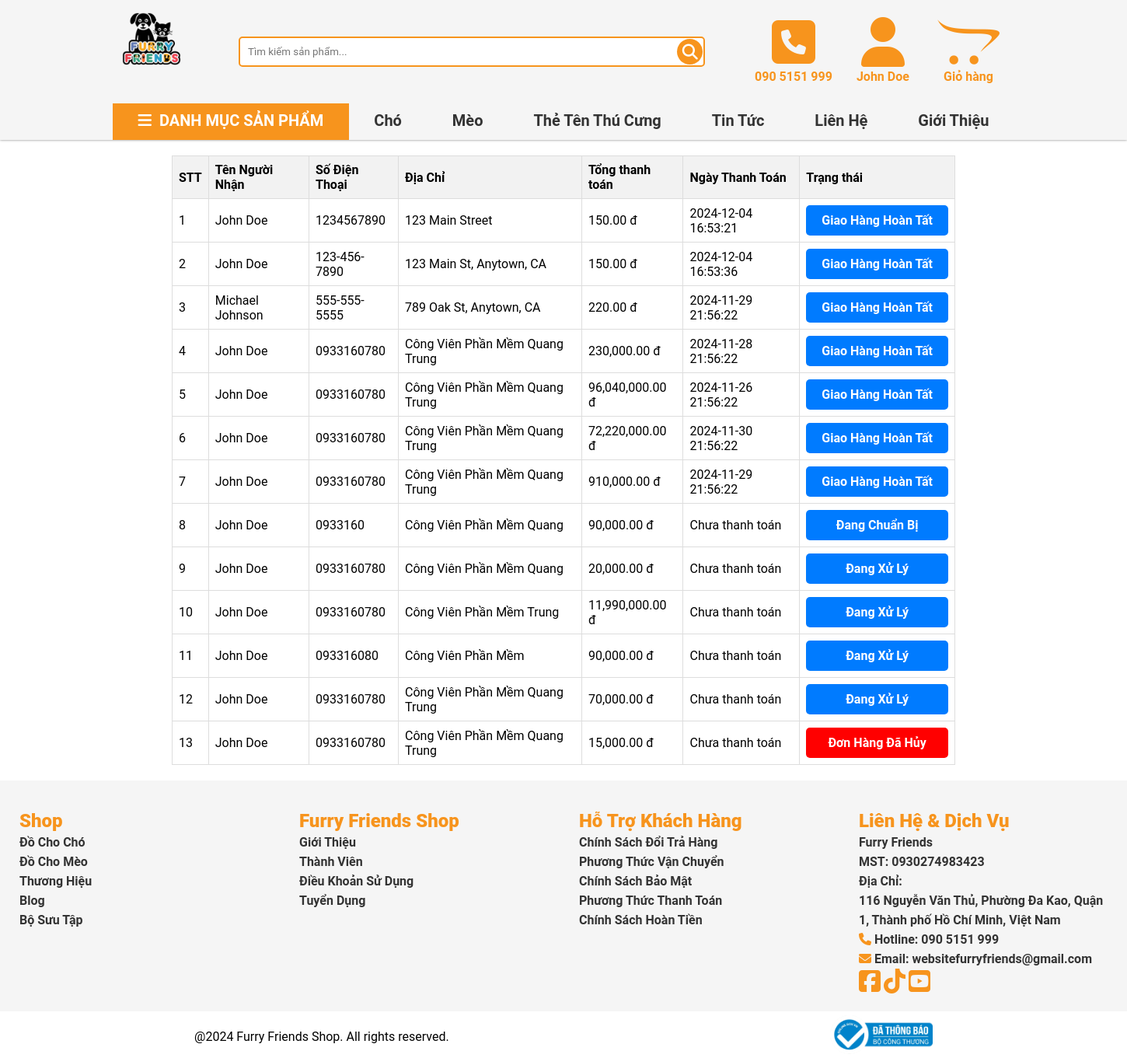
The page /index.php?Page=xem_don_hang (signed in) on the database its author committed.
### tables this page shows
CREATE TABLE `orders` (
  `ID` int(11) NOT NULL,
  `ID_User` int(11) NOT NULL,
  `Name` varchar(100) NOT NULL,
  `Phone` varchar(50) NOT NULL,
  `Address` text NOT NULL,
  `Create_Date` datetime NOT NULL DEFAULT current_timestamp(),
  `Payment_Method` tinyint(1) NOT NULL DEFAULT 0,
  `Total` decimal(10,2) NOT NULL,
  `Payment_Date` datetime DEFAULT NULL,
  `Status_Order` tinyint(1) NOT NULL DEFAULT 0
);

### site/controller/Site_Controller.php (called while the page is built, shortened)
<?php
class Site_Controller
{
    public function xem_don_hang()
    {
        include_once 'site/model/xem_don_hang.php';
        $model = new XemDonHang();
        $donHang = $model->layDonHangTheoIDUser($_SESSION['User_login']['ID']);
        include_once 'site/views/layout.php';
    }
}

### site/model/xem_don_hang.php (called while the page is built, shortened)
<?php
class XemDonHang {
    private $db;
    public function __construct() {
        $this->db = new Database;
    }
    public function layDonHangTheoIDUser($id_user) {
        $sql = "SELECT * FROM orders WHERE ID_User = :id_user";
        $stmt = $this->db->pdo->prepare($sql);
        $stmt->bindParam(':id_user', $id_user, PDO::PARAM_INT);
        $stmt->execute();
        return $stmt->fetchAll(PDO::FETCH_ASSOC);
    }
}
?>

### site/views/lich_su_hang.php (the view, shortened to what this page needs)
<main>
<div class="Container">
    <table border="-1">
        <thead>
            <tr>
                <th>STT</th>
                <th>Tên Người Nhận</th>
                <th>Số Điện Thoại</th>
                <th>Địa Chỉ</th>
                <th>Tổng thanh toán</th>
                <th>Ngày Thanh Toán</th>
                <th>Trạng thái</th>
            </tr>
        </thead>
        <tbody>
            <?php $STT = 1;
            foreach ($donHang as $don): ?>
                <tr>
                    <td><?= $STT++ ?></td>
                    <td><?= htmlspecialchars($don['Name']); ?></td>
                    <td><?= htmlspecialchars($don['Phone']); ?></td>
                    <td><?= htmlspecialchars($don['Address']); ?></td>
                    <td><?= number_format($don['Total'], 2); ?> đ</td>
                    <td><?= $don['Payment_Date'] ?? 'Chưa thanh toán'; ?></td>
                    <td><a class="btn-chi-tiet-hoa-don-us" <?= $don['Status_Order'] == 4? 'style="background-color: red;"':'' ?> href="index.php?Page=xem_so_luong&ID=<?= $don['ID']?>">
                        <?php
                        if ($don['Status_Order'] == 0){
                            echo 'Đang Xử Lý';
                        } else if ($don['Status_Order'] == 1){
                            echo 'Đang Chuẩn Bị';
                        } else if ($don['Status_Order']== 2){
                            echo 'Đang Giao Hàng';
                        } else if ($don['Status_Order'] == 3){
                            echo 'Giao Hàng Hoàn Tất';
                        } else {
                            echo 'Đơn Hàng Đã Hủy';
                        }
                        ?></a></td>
                </tr>
            <?php endforeach; ?>
        </tbody>
    </table>
</div></main>

### public/css/style.css (style rules this page uses)
* { margin: 0; padding: 0; box-sizing: border-box; font-family: "Roboto", serif; }
a { text-decoration: none; color: #333; }
.Container { width: 1440px; margin: 0 auto; }
main { width: 1440px; height: auto; margin: 0 auto; padding: 0; }

### site/views/lich_su_hang.php (style rules this page uses)
table { border-collapse: collapse; width: 70%; margin: 20px auto; }
th, td { border: 1px solid #ddd; padding: 8px; text-align: left; }
th { background-color: #f2f2f2; }
a { text-decoration: none; color: #333; }
.btn-chi-tiet-hoa-don-us { width: 100%; text-align: center; display: inline-block; padding: 10px 20px; text-decoration: none; border: none; border-radius: 5px; font-weight: bold; cursor: pointer; background-color: #007bff; color: #fff; transition: background-color 0.3s ease; white-space: nowrap; }

### rows shown on the page
orders: Name "John Doe", Phone "1234567890", Address "123 Main Street", Total "150.00", Payment_Date "2024-12-04 16:53:21", Status_Order "Giao Hàng Hoàn Tất"
orders: Name "John Doe", Phone "123-456-7890", Address "123 Main St, Anytown, CA", Total "150.00", Payment_Date "2024-12-04 16:53:36", Status_Order "Giao Hàng Hoàn Tất"
orders: Name "Michael Johnson", Phone "555-555-5555", Address "789 Oak St, Anytown, CA", Total "220.00", Payment_Date "2024-11-29 21:56:22", Status_Order "Giao Hàng Hoàn Tất"
orders: Name "John Doe", Phone "0933160780", Address "Công Viên Phần Mềm Quang Trung", Total "230,000.00", Payment_Date "2024-11-28 21:56:22", Status_Order "Giao Hàng Hoàn Tất"
orders: Name "John Doe", Phone "0933160780", Address "Công Viên Phần Mềm Quang Trung", Total "96,040,000.00", Payment_Date "2024-11-26 21:56:22", Status_Order "Giao Hàng Hoàn Tất"
orders: Name "John Doe", Phone "0933160780", Address "Công Viên Phần Mềm Quang Trung", Total "72,220,000.00", Payment_Date "2024-11-30 21:56:22", Status_Order "Giao Hàng Hoàn Tất"
orders: Name "John Doe", Phone "0933160780", Address "Công Viên Phần Mềm Quang Trung", Total "910,000.00", Payment_Date "2024-11-29 21:56:22", Status_Order "Giao Hàng Hoàn Tất"
orders: Name "John Doe", Phone "0933160", Address "Công Viên Phần Mềm Quang", Total "90,000.00", Payment_Date "Chưa thanh toán", Status_Order "Đang Chuẩn Bị"
orders: Name "John Doe", Phone "0933160780", Address "Công Viên Phần Mềm Quang", Total "20,000.00", Payment_Date "Chưa thanh toán", Status_Order "Đang Xử Lý"
orders: Name "John Doe", Phone "0933160780", Address "Công Viên Phần Mềm Trung", Total "11,990,000.00", Payment_Date "Chưa thanh toán", Status_Order "Đang Xử Lý"
orders: Name "John Doe", Phone "093316080", Address "Công Viên Phần Mềm", Total "90,000.00", Payment_Date "Chưa thanh toán", Status_Order "Đang Xử Lý"
orders: Name "John Doe", Phone "0933160780", Address "Công Viên Phần Mềm Quang Trung", Total "70,000.00", Payment_Date "Chưa thanh toán", Status_Order "Đang Xử Lý"
orders: Name "John Doe", Phone "0933160780", Address "Công Viên Phần Mềm Quang Trung", Total "15,000.00", Payment_Date "Chưa thanh toán", Status_Order "Đơn Hàng Đã Hủy"

### other values the page prints
$_SESSION['User_login']['Name'] "John Doe"
